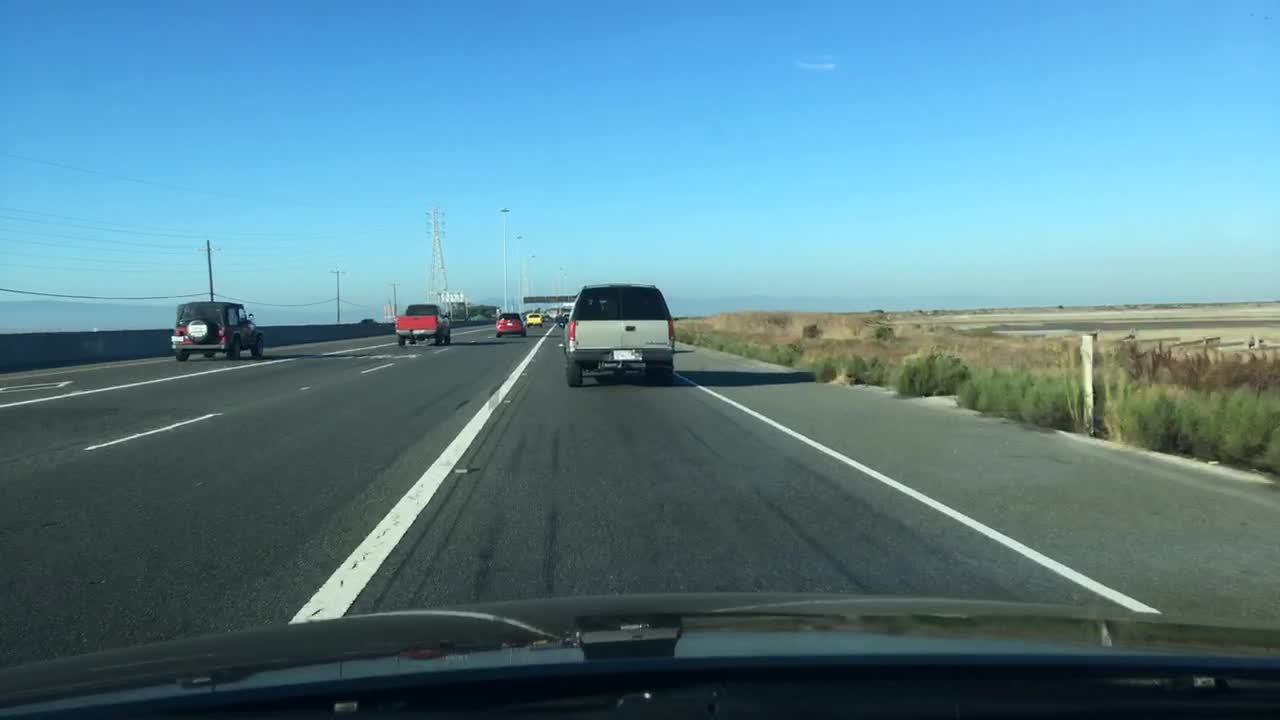
#> input picture inputs/image01.jpg, 1280 x 720 px
$ python -i image_processing.py   (imports and definitions only)
#> lines starting #> are read from the running program, lines starting #| are printed output that depends on the picture; after the words box and inside, x2 and y2 are one past the last pixel; in counts of white or black regions, pixels touching at a corner belong together
#> further down, picture is the input picture: shape (720, 1280, 3); mean B, G, R 145.6, 131.2, 89.3
import sys
import cv2
import numpy as np

def get_edge(image, kernel_size=5, threshold_low=100, threshold_high=200):
    #Precondition
#> called with kernel_size = 5, threshold_low = 100, threshold_high = 200
    if len(image.shape) != 2:    #Check if input is not gray scale?
        if len(image.shape) == 3:    #Check if input dimension is correct?
            if image.shape[2] == 3:     # Check if number of chanel is correct?
                image = cv2.cvtColor(image, cv2.COLOR_BGR2GRAY)
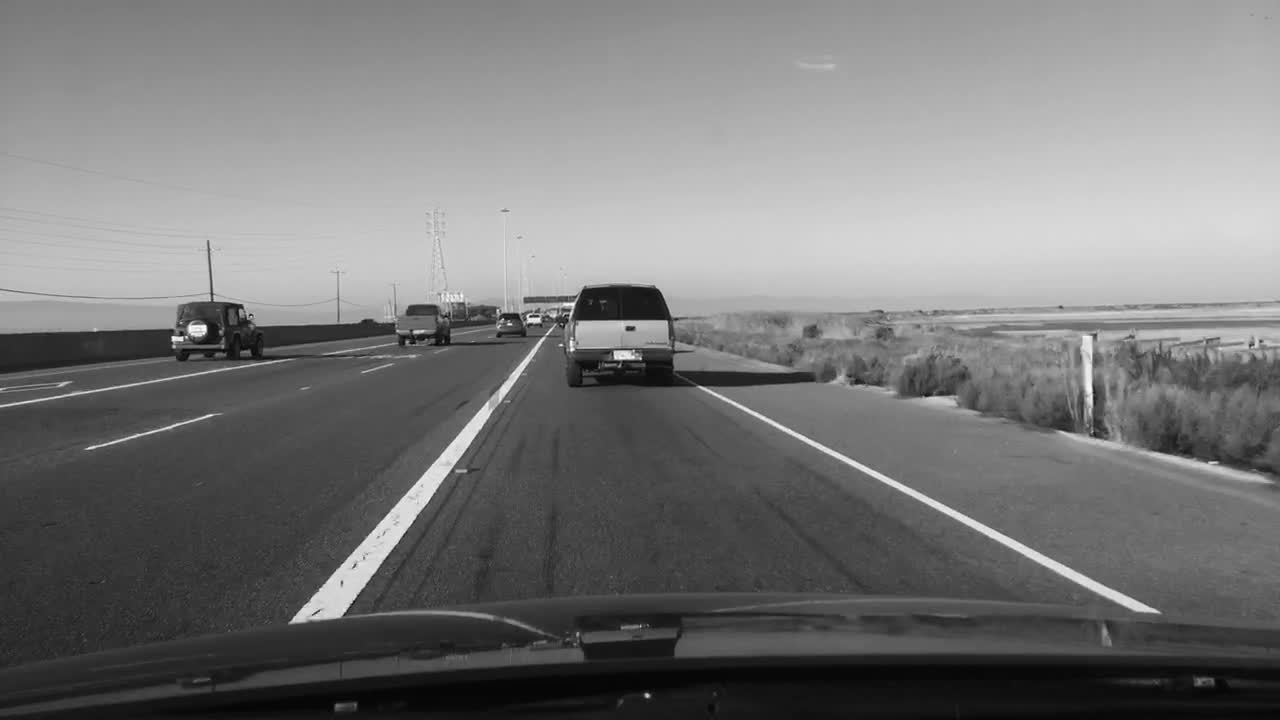
#> image: shape (720, 1280); min 3, max 252, mean 120.3
            elif image.shape[2] != 1:
                sys.exit("Expect input as BGR or GRAY scale, but get input of shape {0}.".format(image.shape))
        else:
            sys.exit("Expect input as BGR or GRAY scale, but get input of shape {0}.".format(image.shape))

    if not isinstance(kernel_size, int):
        sys.exit("kernel_size must be integer, but get {0}.".format(kernel_size))
    elif kernel_size % 2 == 0:
        sys.exit("kernel_size should be odd number, but get {0}.".format(kernel_size))

    if not isinstance(threshold_low, int):
        sys.exit("threshold_low must be integer, but get {0}.".format(threshold_low))

    if not isinstance(threshold_high, int):
        sys.exit("threshold_high must be integer, but get {0}.".format(threshold_high))

    if threshold_low > threshold_high:
        sys.exit("threshold_low must less than threshold_high.")

    #Process
    image = cv2.GaussianBlur(image, (kernel_size, kernel_size), 0)
    image = cv2.Canny(image, threshold_low, threshold_high)
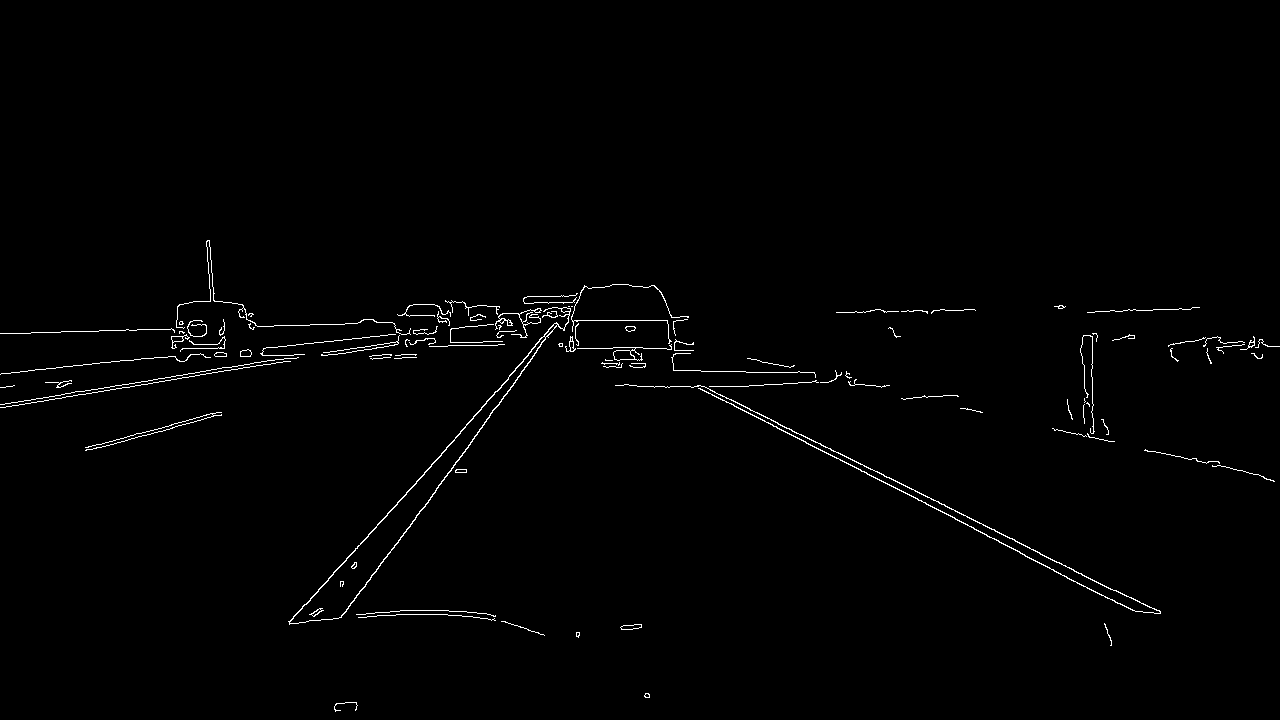
#> image: shape (720, 1280); 1% white in thin lines or dots, all inside (x1, y1, x2, y2) = (0, 240, 1280, 712)

    return image


# [67 lines left out: functions crop_image, apply_threshold_bgr, not called in this run]

>>> import cv2
>>> picture = cv2.imread('../inputs/image01.jpg')
>>> result = get_edge(picture)

$ run again, on inputs/image02.jpg
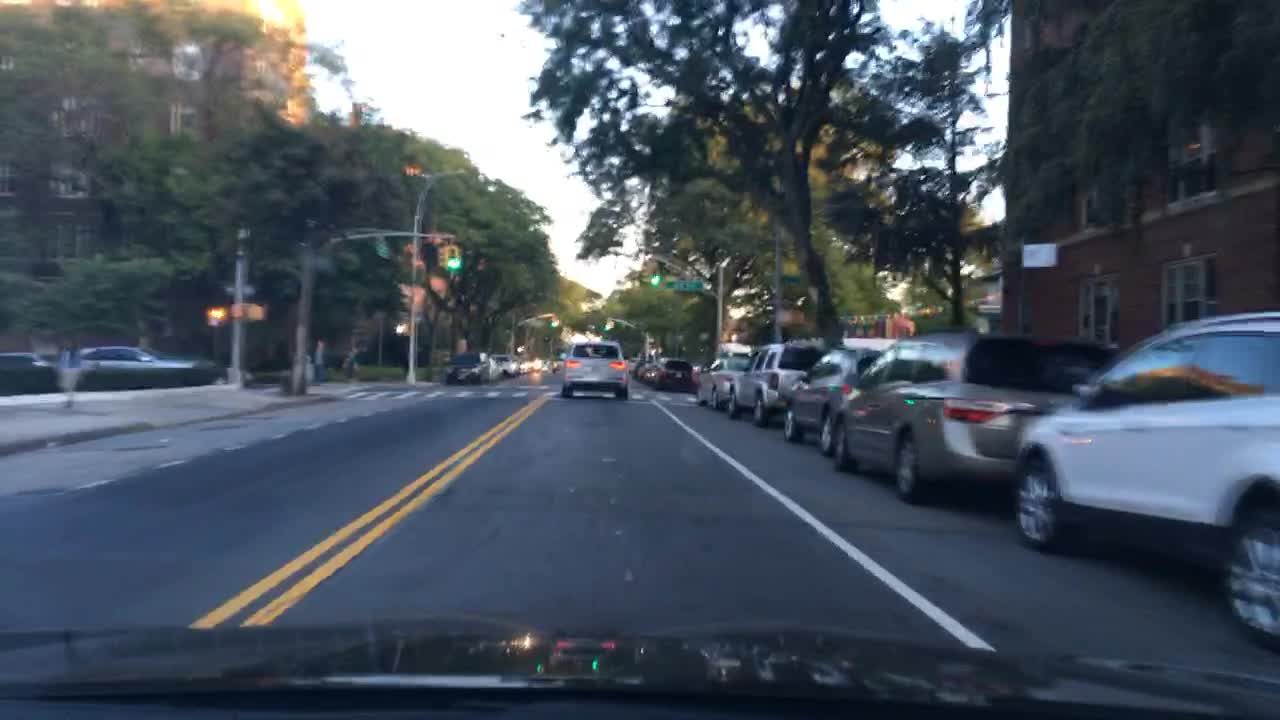
#> input picture inputs/image02.jpg, 1280 x 720 px
#> picture is the input picture: shape (720, 1280, 3); mean B, G, R 94.5, 82.5, 72.3
#> in get_edge, `image = cv2.cvtColor(image, cv2.COLOR_BGR2GRAY)`:
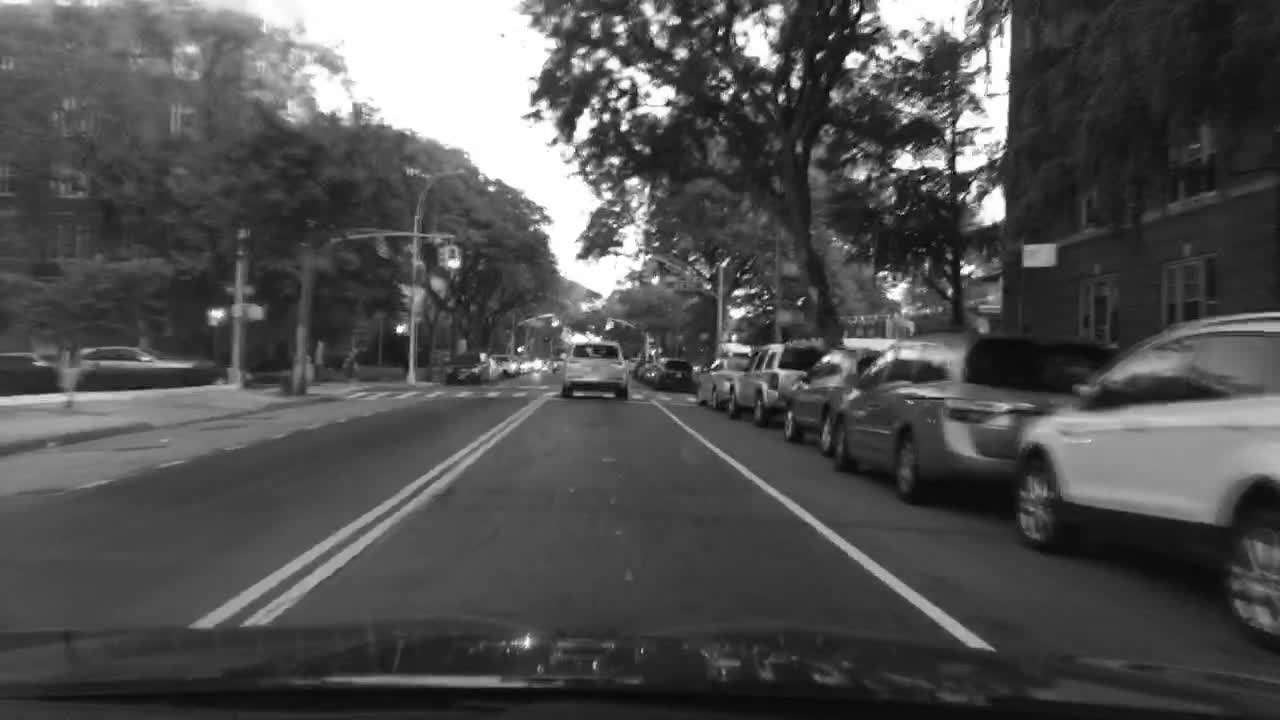
#> image: shape (720, 1280); min 2, max 255, mean 80.8
#> in get_edge, `image = cv2.Canny(image, threshold_low, threshold_high)`:
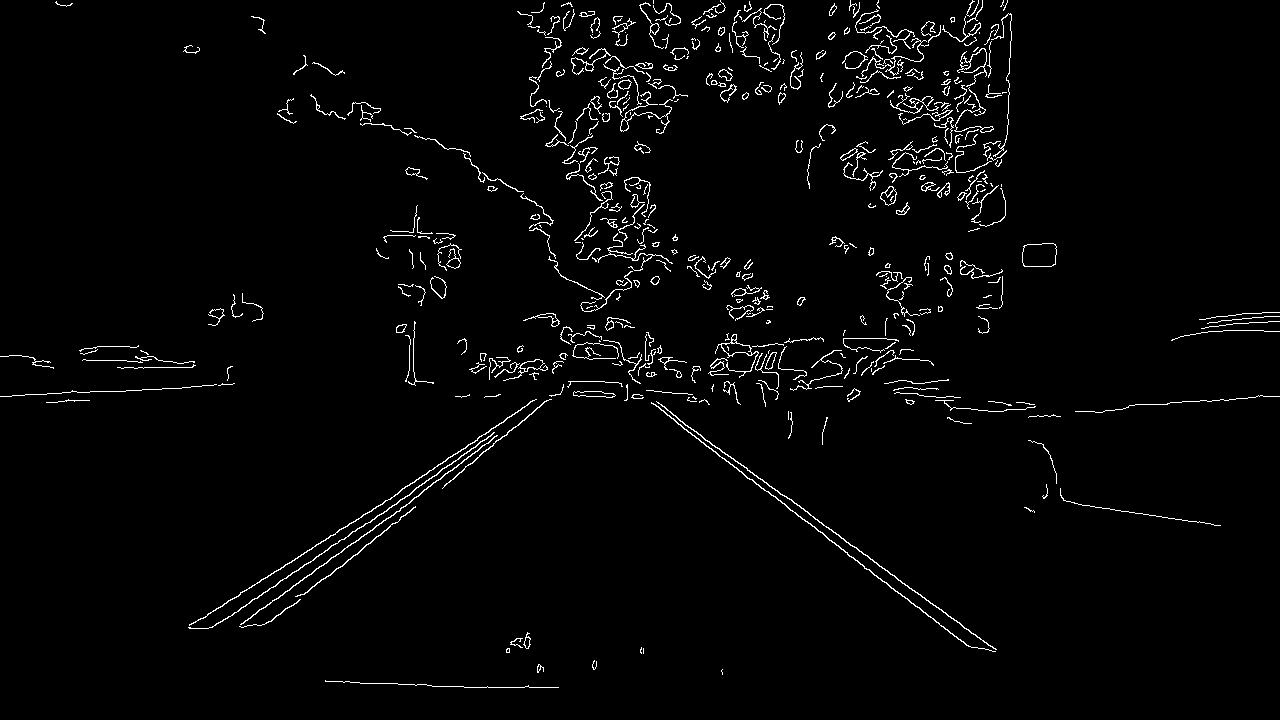
#> image: shape (720, 1280); 2.4% white in thin lines or dots
